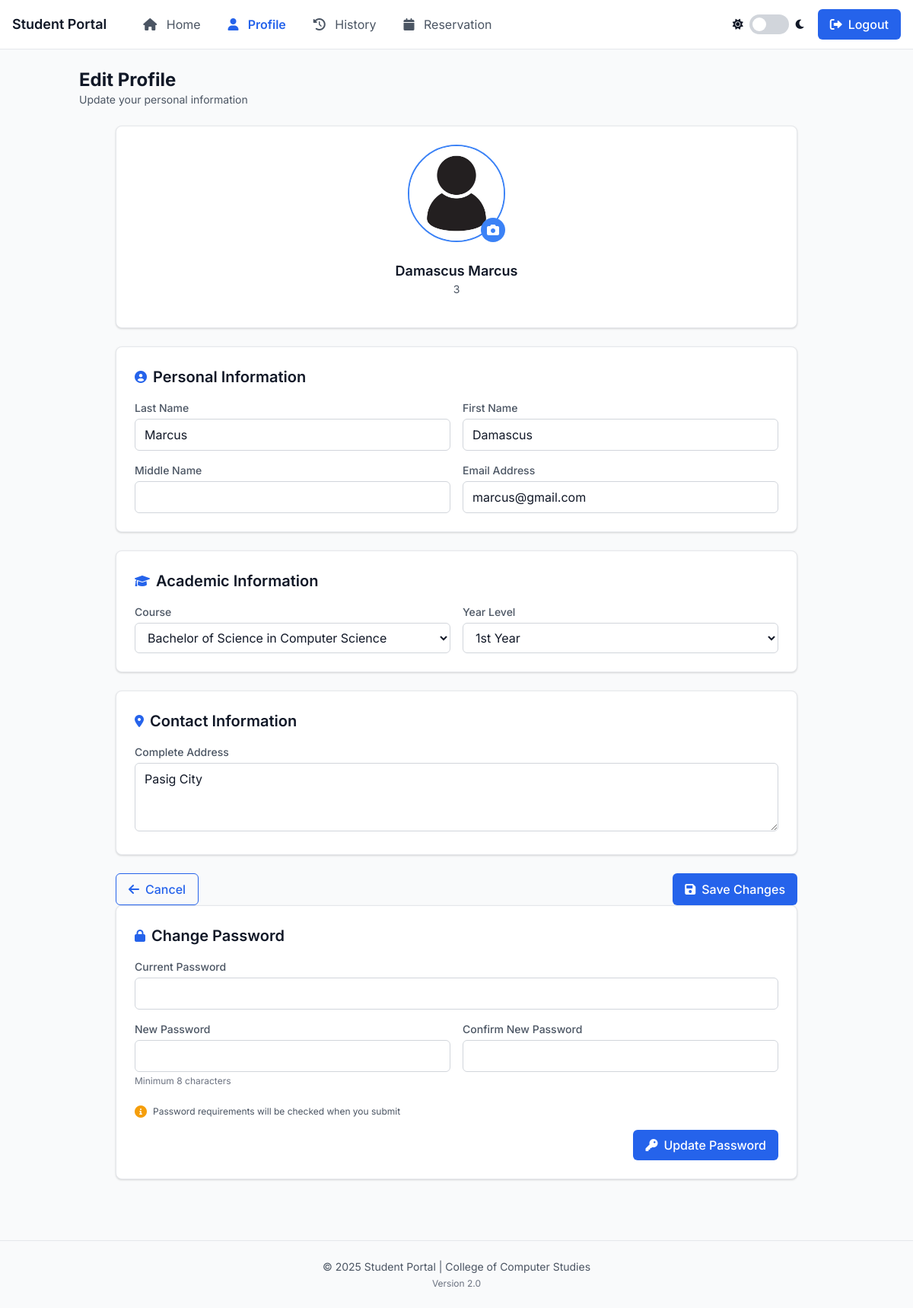
Page /edit_student_info.php (signed in) on the committed database.
### tables this page shows
CREATE TABLE `users` (
  `id` int(11) NOT NULL,
  `id_number` varchar(20) NOT NULL,
  `last_name` varchar(50) NOT NULL,
  `is_admin` tinyint(1) NOT NULL DEFAULT 0,
  `first_name` varchar(50) NOT NULL,
  `middle_name` varchar(50) DEFAULT NULL,
  `course_level` varchar(50) NOT NULL,
  `password` varchar(255) NOT NULL,
  `confirm_password` varchar(255) NOT NULL,
  `email` varchar(100) NOT NULL,
  `course` varchar(100) NOT NULL,
  `address` text NOT NULL,
  `created_at` timestamp NOT NULL DEFAULT current_timestamp(),
  `profile_image` varchar(255) DEFAULT 'profile.jpg',
  `sessions_left` int(11) DEFAULT 30,
  `points` int(11) DEFAULT 0
);

### edit_student_info.php (the view, shortened to what this page needs)
<?php
include 'config.php';
$id_number = $_SESSION["username"];
$sql = "SELECT * FROM users WHERE id_number='$id_number'";
$result = $conn->query($sql);
if ($result->num_rows > 0) {
    $row = $result->fetch_assoc();
    $profile_image = isset($row["profile_image"]) && !empty($row["profile_image"]) ? $row["profile_image"] : 'assets/images/profile.jpg';
    $last_name = $row["last_name"];
    $first_name = $row["first_name"];
    $middle_name = $row["middle_name"];
    $course_level = $row["course_level"];
    $email = $row["email"];
    $course = $row["course"];
    $address = $row["address"];
} else {
    echo "No user found.";
    exit();
}
?>
<!DOCTYPE html>
<html lang="en" class="light">
<head>
    <link href="https://cdn.jsdelivr.net/npm/tailwindcss@2.2.19/dist/tailwind.min.css" rel="stylesheet">
    <link rel="stylesheet" href="https://cdnjs.cloudflare.com/ajax/libs/font-awesome/6.0.0-beta3/css/all.min.css">
</head>
<body class="min-h-screen flex flex-col">
    <nav class="sticky top-0 z-50 px-4 py-2">
        <div class="max-w-7xl mx-auto flex items-center justify-between">
            <div class="flex items-center">
                <span class="text-lg font-semibold hidden md:block">Student Portal</span>
                <div class="hidden md:flex items-center ml-8 space-x-1">
                    <a href="dashboard.php" class="nav-link">
                        <i class="fas fa-home mr-2"></i> Home
                    </a>
                    <a href="edit_student_info.php" class="nav-link active">
                        <i class="fas fa-user mr-2"></i> Profile
                    </a>
                    <a href="history.php" class="nav-link">
                        <i class="fas fa-history mr-2"></i> History
                    </a>
                    <a href="reservation.php" class="nav-link">
                        <i class="fas fa-calendar mr-2"></i> Reservation
                    </a>
                </div>
            </div>
            <div class="flex items-center space-x-4">
                <div class="flex items-center">
                    <span class="mr-2 text-sm"><i class="fas fa-sun"></i></span>
                    <label class="toggle-switch">
                        <span class="toggle-slider"></span>
                    </label>
                    <span class="ml-2 text-sm"><i class="fas fa-moon"></i></span>
                </div>
                <a href="logout.php" class="btn btn-primary bg-red-500 hover:bg-red-600 hidden md:flex">
                    <i class="fas fa-sign-out-alt mr-2"></i> Logout
                </a>
            </div>
        </div>
    </nav>
    <div class="container mx-auto px-4 py-6 flex-grow">
        <div class="mb-6 fade-in">
            <h1 class="text-2xl font-bold">Edit Profile</h1>
            <p class="text-sm text-gray-600 dark:text-gray-400">Update your personal information</p>
        </div>
        <div class="max-w-4xl mx-auto">
            <div class="card mb-6">
                <div class="p-6">
                    <div class="flex justify-center mb-6">
                        <div class="relative group cursor-pointer" onclick="toggleEditProfile()">
                            <img src="<?php echo $profile_image; ?>?v=<?php echo time(); ?>" alt="Profile Image"
                                class="w-32 h-32 rounded-full object-cover border-2 border-blue-500 transition-all duration-300 group-hover:opacity-80">
                            <div class="absolute bottom-0 right-0 bg-blue-500 text-white rounded-full w-8 h-8 flex items-center justify-center">
                                <i class="fas fa-camera"></i>
                            </div>
                        </div>
                    </div>
                    <div class="text-center mb-4">
                        <h3 class="text-lg font-semibold"><?php echo $first_name . ' ' . $last_name; ?></h3>
                        <p class="text-sm text-gray-600 dark:text-gray-400"><?php echo $id_number; ?></p>
                    </div>
                </div>
            </div>
            <form method="post" action="edit_student_info.php" class="space-y-6">
                <div class="card p-6 mb-6">
                    <div class="section-header mb-4">
                        <i class="fas fa-user-circle icon"></i>
                        <h2>Personal Information</h2>
                    </div>
                    <div class="grid grid-cols-1 md:grid-cols-2 gap-4">
                        <div>
                            <label for="last_name" class="block text-sm font-medium text-gray-600 dark:text-gray-400 mb-1">
                                Last Name
                            </label>
                            <input type="text" id="last_name" name="last_name" required
                                value="<?php echo htmlspecialchars($last_name); ?>">
                        </div>
                        <div>
                            <label for="first_name" class="block text-sm font-medium text-gray-600 dark:text-gray-400 mb-1">
                                First Name
                            </label>
                            <input type="text" id="first_name" name="first_name" required
                                value="<?php echo htmlspecialchars($first_name); ?>">
                        </div>
                        <div>
                            <label for="middle_name" class="block text-sm font-medium text-gray-600 dark:text-gray-400 mb-1">
                                Middle Name
                            </label>
                            <input type="text" id="middle_name" name="middle_name"
                                value="<?php echo htmlspecialchars($middle_name); ?>">
                        </div>
                        <div>
                            <label for="email" class="block text-sm font-medium text-gray-600 dark:text-gray-400 mb-1">
                                Email Address
                            </label>
                            <input type="email" id="email" name="email" required
                                value="<?php echo htmlspecialchars($email); ?>">
                        </div>
                    </div>
                </div>
                <div class="card p-6 mb-6">
                    <div class="section-header mb-4">
                        <i class="fas fa-graduation-cap icon"></i>
                        <h2>Academic Information</h2>
                    </div>
                    <div class="grid grid-cols-1 md:grid-cols-2 gap-4">
                        <div>
                            <label for="course" class="block text-sm font-medium text-gray-600 dark:text-gray-400 mb-1">
                                Course
                            </label>
                            <select id="course" name="course" required>
                                <option value="BSCS" <?php if ($course == 'BSCS') echo 'selected'; ?>>Bachelor of Science in Computer Science</option>
                            </select>
                        </div>
                        <div>
                            <label for="course_level" class="block text-sm font-medium text-gray-600 dark:text-gray-400 mb-1">
                                Year Level
                            </label>
                            <select id="course_level" name="course_level" required>
                                <option value="1st Year" <?php if ($course_level == '1st Year') echo 'selected'; ?>>1st Year</option>
                            </select>
                        </div>
                    </div>
                </div>
                <div class="card p-6 mb-6">
                    <div class="section-header mb-4">
                        <i class="fas fa-map-marker-alt icon"></i>
                        <h2>Contact Information</h2>
                    </div>
                    <div>
                        <label for="address" class="block text-sm font-medium text-gray-600 dark:text-gray-400 mb-1">
                            Complete Address
                        </label>
                        <textarea id="address" name="address" required rows="3"><?php echo htmlspecialchars($address); ?></textarea>
                    </div>
                </div>
                <div class="flex justify-between">
                    <a href="dashboard.php" class="btn btn-outline">
                        <i class="fas fa-arrow-left mr-2"></i>
                        Cancel
                    </a>
                    <button type="submit" class="btn btn-primary">
                        <i class="fas fa-save mr-2"></i>
                        Save Changes
                    </button>
                </div>
            </form>
            <div class="card p-6 mb-6">
                <div class="section-header mb-4">
                    <i class="fas fa-lock icon"></i>
                    <h2>Change Password</h2>
                </div>
                <form method="post" action="edit_student_info.php" id="password-form" class="space-y-4">
                    <div>
                        <label for="current_password" class="block text-sm font-medium text-gray-600 dark:text-gray-400 mb-1">
                            Current Password
                        </label>
                        <input type="password" id="current_password" name="current_password" required
                            class="w-full">
                    </div>
                    <div class="grid grid-cols-1 md:grid-cols-2 gap-4">
                        <div>
                            <label for="new_password" class="block text-sm font-medium text-gray-600 dark:text-gray-400 mb-1">
                                New Password
                            </label>
                            <input type="password" id="new_password" name="new_password" required
                                class="w-full" minlength="8">
                            <p class="text-xs text-gray-500 dark:text-gray-400 mt-1">
                                Minimum 8 characters
                            </p>
                        </div>
                        <div>
                            <label for="confirm_password" class="block text-sm font-medium text-gray-600 dark:text-gray-400 mb-1">
                                Confirm New Password
                            </label>
                            <input type="password" id="confirm_password" name="confirm_password" required
                                class="w-full">
                        </div>
                    </div>
                    <div class="pt-2">
                        <div class="flex items-center" id="password-validation">
                            <i class="fas fa-info-circle text-yellow-500 mr-2"></i>
                            <span class="text-xs text-gray-600 dark:text-gray-400">Password requirements will be checked when you submit</span>
                        </div>
                    </div>
                    <div class="flex justify-end">
                        <button type="submit" class="btn btn-primary">
                            <i class="fas fa-key mr-2"></i>
                            Update Password
                        </button>
                    </div>
                </form>
            </div>
        </div>
    </div>
    <footer class="mt-8 py-6 border-t border-gray-200 dark:border-gray-800">
        <div class="container mx-auto px-4">
            <div class="text-center">
                <p class="text-sm text-gray-600 dark:text-gray-400">
                    &copy; <?php echo date('Y'); ?> Student Portal | College of Computer Studies
                </p>
                <p class="text-xs text-gray-500 dark:text-gray-500 mt-1">
                    Version 2.0
                </p>
            </div>
        </div>
    </footer>
</body>
</html>

### edit_student_info.php (style rules this page uses)
:root { --bg-primary: #f9fafb; --bg-secondary: #f3f4f6; --text-primary: #111827; --text-secondary: #4b5563; --accent-color: #2563eb; --accent-hover: #1d4ed8; --accent-light: #dbeafe; --card-bg: #ffffff; --card-border: #e5e7eb; --nav-bg: #ffffff; --nav-border: #e5e7eb; --button-bg: #2563eb; --button-hover: #1d4ed8; --button-text: #ffffff; --input-border: #d1d5db; --input-bg: #ffffff; --shadow-sm: 0 1px 2px 0 rgba(0, 0, 0, 0.05); --shadow: 0 1px 3px 0 rgba(0, 0, 0, 0.1), 0 1px 2px 0 rgba(0, 0, 0, 0.06); --shadow-md: 0 4px 6px -1px rgba(0, 0, 0, 0.1), 0 2px 4px -1px rgba(0, 0, 0, 0.06); --red: #ef4444; --green: #10b981; --yellow: #f59e0b; }
body { background-color: var(--bg-primary); color: var(--text-primary); transition: background-color 0.3s, color 0.3s; font-family: 'Inter', -apple-system, BlinkMacSystemFont, 'Segoe UI', Roboto, sans-serif; }
.card { background-color: var(--card-bg); border: 1px solid var(--card-border); border-radius: 0.5rem; box-shadow: var(--shadow); transition: all 0.3s ease; }
nav { background-color: var(--nav-bg); border-bottom: 1px solid var(--nav-border); }
.nav-link { color: var(--text-secondary); padding: 0.75rem 1rem; border-radius: 0.375rem; transition: all 0.2s; }
.nav-link.active { color: var(--accent-color); font-weight: 600; }
.btn { padding: 0.5rem 1rem; border-radius: 0.375rem; transition: all 0.2s; font-weight: 500; display: inline-flex; align-items: center; justify-content: center; }
.btn-primary { background-color: var(--button-bg); color: var(--button-text); }
.btn-outline { border: 1px solid var(--accent-color); color: var(--accent-color); background-color: transparent; }
.toggle-switch { position: relative; display: inline-block; width: 52px; height: 26px; }
.toggle-slider { position: absolute; cursor: pointer; top: 0; left: 0; right: 0; bottom: 0; background-color: var(--input-border); transition: .4s; border-radius: 34px; }
.toggle-slider:before { position: absolute; content: ""; height: 18px; width: 18px; left: 4px; bottom: 4px; background-color: white; transition: .4s; border-radius: 50%; }
input, select, textarea { background-color: var(--input-bg); border: 1px solid var(--input-border); color: var(--text-primary); border-radius: 0.375rem; padding: 0.5rem 0.75rem; width: 100%; transition: all 0.2s; }
.section-header { display: flex; align-items: center; margin-bottom: 1rem; }
.section-header h2 { font-size: 1.25rem; font-weight: 600; margin: 0; }
.section-header .icon { margin-right: 0.5rem; color: var(--accent-color); }
.fade-in { animation: fadeIn 0.3s ease-out forwards; }

### rows in the picture
users: profile_image (placeholder picture), first_name "Damascus", last_name "Marcus", email "marcus@gmail.com", course_level "1st Year", address "Pasig City"

### other values in the picture
$id_number "3"
